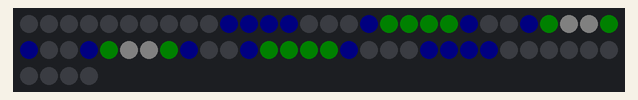
Recording of a sketch running on a simulated Arduino Uno, built with avr-gcc and run on an emulated ATmega328P. On the bench: 64 RGB LEDs in strip order, left to right, continuing on the next row. Dim RGB values are drawn brighter than linear.

Above: at 0.1 s.
At 0.6 s:
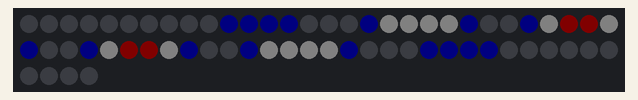
At 1.1 s:
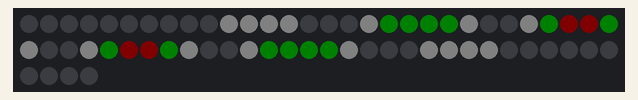

Measured:
- by itself, everything shown: repeats every 2.0 s, in 4 steps
- what the display in image 1 shows lasts 0.5 s, from 0.5 s to 1.0 s

The sketch:

neoMappedAnimation.ino
```cpp
#include <Adafruit_NeoPixel.h>
#include "frames.h"
Adafruit_NeoPixel strip(64, 6);

int colors[5][3]{
  {0, 0, 0}, //black
  {255, 0, 0}, //red
  {0, 255, 0}, //green
  {0, 0, 255}, //blue
  {255, 255, 255} //white
  };

int whichFrame = 0;

void setup() {
strip.begin();
strip.clear();
strip.setBrightness(5);
}

void loop() {
  for (int i = 0; i < strip.numPixels(); i++){
    int whichColor = animation[whichFrame][i];

    int red = colors[whichColor][0];
    int green = colors[whichColor][1];
    int blue = colors[whichColor][2];
  strip.setPixelColor(i, red, green, blue);
  }
  strip.show();
  whichFrame = (whichFrame + 1) % 4;
  delay(500);

}
```

Source omitted: frames.h (data table, 1290 bytes)
